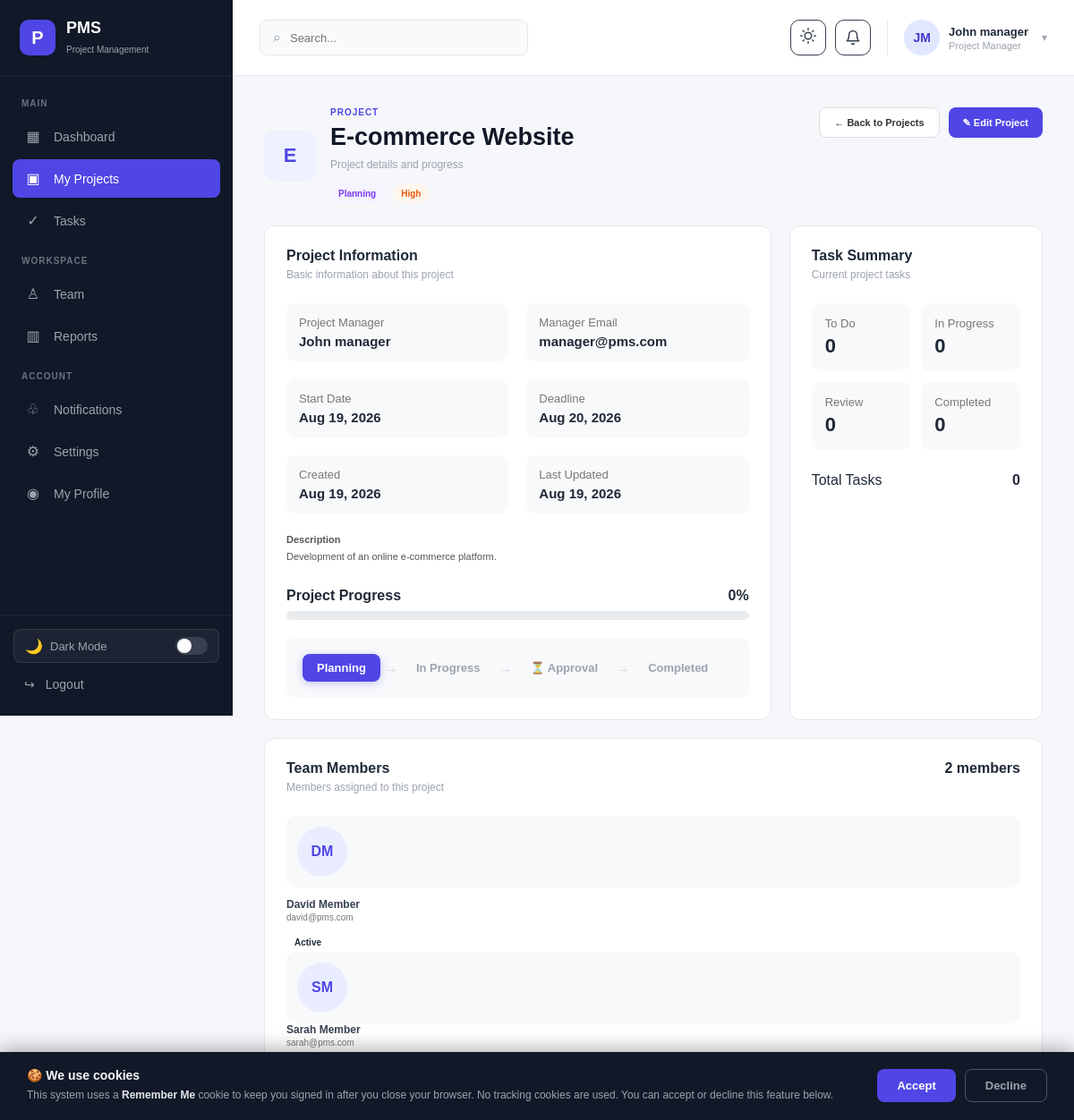
/manager-project-details.php?id=3 (signed in), run on the app's committed database.
### tables this page shows
CREATE TABLE `projects` (
  `id` int NOT NULL AUTO_INCREMENT,
  `name` varchar(150) NOT NULL,
  `description` text,
  `start_date` date NOT NULL,
  `end_date` date DEFAULT NULL,
  `status` enum('planning','in_progress','on_hold','completed','cancelled') NOT NULL DEFAULT 'planning',
  `priority` enum('low','medium','high','urgent') NOT NULL DEFAULT 'medium',
  `manager_id` int NOT NULL,
  `created_by` int NOT NULL,
  `created_at` timestamp NULL DEFAULT CURRENT_TIMESTAMP,
  `updated_at` timestamp NULL DEFAULT CURRENT_TIMESTAMP ON UPDATE CURRENT_TIMESTAMP,
  PRIMARY KEY (`id`),
  KEY `fk_project_manager` (`manager_id`),
  KEY `fk_project_creator` (`created_by`)
);

CREATE TABLE `users` (
  `id` int NOT NULL AUTO_INCREMENT,
  `full_name` varchar(100) NOT NULL,
  `email` varchar(150) NOT NULL,
  `password` varchar(255) NOT NULL,
  `role` enum('admin','project_manager','member') NOT NULL DEFAULT 'member',
  `profile_image` varchar(255) DEFAULT NULL,
  `status` enum('active','inactive') NOT NULL DEFAULT 'active',
  `created_at` timestamp NULL DEFAULT CURRENT_TIMESTAMP,
  `updated_at` timestamp NULL DEFAULT CURRENT_TIMESTAMP ON UPDATE CURRENT_TIMESTAMP,
  `last_seen_at` timestamp NULL DEFAULT NULL,
  PRIMARY KEY (`id`),
  UNIQUE KEY `email` (`email`)
);

CREATE TABLE `project_members` (
  `id` int NOT NULL AUTO_INCREMENT,
  `project_id` int NOT NULL,
  `user_id` int NOT NULL,
  `joined_at` timestamp NULL DEFAULT CURRENT_TIMESTAMP,
  PRIMARY KEY (`id`),
  UNIQUE KEY `unique_project_member` (`project_id`,`user_id`),
  KEY `fk_member_user` (`user_id`)
);

### manager-project-details.php (the view, shortened to what the rows shown need)
<?php
require_once "auth_check.php";
require_once "avatar_helper.php";;
$manager_id = (int) $_SESSION["user_id"];
$project_id = isset($_GET["id"]) ? (int) $_GET["id"] : 0;
$project = null;
$query = "
    SELECT
        p.id,
        p.name,
        p.description,
        p.start_date,
        p.end_date,
        p.status,
        p.priority,
        p.created_at,
        p.updated_at,
        u.full_name AS manager_name,
        u.email AS manager_email
    FROM projects p
    INNER JOIN users u
        ON p.manager_id = u.id
    WHERE p.id = ?
    AND p.manager_id = ?
    LIMIT 1
";
$stmt = mysqli_prepare($conn, $query);
if ($stmt) {
    mysqli_stmt_bind_param(
        $stmt,
        "ii",
        $project_id,
        $manager_id
    );
    mysqli_stmt_execute($stmt);
    $result = mysqli_stmt_get_result($stmt);
    if ($result && mysqli_num_rows($result) === 1) {
        $project = mysqli_fetch_assoc($result);
    }
}
$members = [];
$query = "
    SELECT
        u.id,
        u.full_name,
        u.email,
        u.profile_image,
        u.status,
        pm.joined_at
    FROM project_members pm
    INNER JOIN users u
        ON pm.user_id = u.id
    WHERE pm.project_id = ?
    ORDER BY u.full_name ASC
";
$stmt = mysqli_prepare($conn, $query);
if ($stmt) {
    mysqli_stmt_bind_param(
        $stmt,
        "i",
        $project_id
    );
    mysqli_stmt_execute($stmt);
    $result = mysqli_stmt_get_result($stmt);
    if ($result) {
        while ($row = mysqli_fetch_assoc($result)) {
            $members[] = $row;
        }
    }
}
$project_status = ucfirst(
    str_replace(
        "_",
        " ",
        $project["status"]
    )
);
$project_priority = ucfirst(
    $project["priority"]
);
$manager_name = $_SESSION["full_name"] ?? "Project Manager";
?>
<!DOCTYPE html>
<html lang="en">
<head>
    <link
        rel="stylesheet"
        href="assets/css/style.css"
    >
</head>
<body>
<div class="admin-layout">
    <aside class="sidebar">
        <div class="sidebar-logo">
            <div>
                <h2>
                    PMS
                </h2>
            </div>
        </div>
    </aside>
    <main class="main-content">
                    <?= render_avatar($_SESSION["profile_image"] ?? null, $manager_name, (int)($_SESSION["user_id"])) ?>
        <section class="dashboard-content">
            <div class="project-details-header">
                <div class="project-details-title">
                    <div class="project-details-avatar">
                        <?= htmlspecialchars(
                            strtoupper(
                                substr(
                                    $project["name"],
                                    0,
                                    1
                                )
                            )
                        ) ?>
                    </div>
                    <div>
                        <span class="page-label">
                            PROJECT
                        </span>
                        <h1>
                            <?= htmlspecialchars(
                                $project["name"]
                            ) ?>
                        </h1>
                        <p>
                            Project details and progress
                        </p>
                        <div class="status-priority-row">
                            <span
                                class="status-badge status-<?= htmlspecialchars(
                                    $project["status"]
                                ) ?>"
                            >
                                <?= htmlspecialchars(
                                    $project_status
                                ) ?>
                            </span>
                            <span
                                class="priority-badge priority-<?= htmlspecialchars(
                                    $project["priority"]
                                ) ?>"
                            >
                                <?= htmlspecialchars(
                                    $project_priority
                                ) ?>
                            </span>
                        </div>
                    </div>
                </div>
            </div>
            <div class="details-grid">
                <div class="dashboard-card">
                    <div class="card-header">
                        <div>
                            <h2>
                                Project Information
                            </h2>
                        </div>
                    </div>
                    <div class="project-info-grid">
                        <div class="info-item">
                            <span>
                                Project Manager
                            </span>
                            <strong>
                                <?= htmlspecialchars(
                                    $project["manager_name"]
                                ) ?>
                            </strong>
                        </div>
                        <div class="info-item">
                            <span>
                                Manager Email
                            </span>
                            <strong>
                                <?= htmlspecialchars(
                                    $project["manager_email"]
                                ) ?>
                            </strong>
                        </div>
                        <div class="info-item">
                            <span>
                                Start Date
                            </span>
                            <strong>
                                <?= date(
                                    "M d, Y",
                                    strtotime(
                                        $project["start_date"]
                                    )
                                ) ?>
                            </strong>
                        </div>
                        <div class="info-item">
                            <span>
                                Deadline
                            </span>
                            <strong>
                                <?php if (!empty($project["end_date"])): ?>
                                    <?= date(
                                        "M d, Y",
                                        strtotime(
                                            $project["end_date"]
                                        )
                                    ) ?>
                                <?php else: ?>
                                    No deadline
                                <?php endif; ?>
                            </strong>
                        </div>
                        <div class="info-item">
                            <span>
                                Created
                            </span>
                            <strong>
                                <?= date(
                                    "M d, Y",
                                    strtotime(
                                        $project["created_at"]
                                    )
                                ) ?>
                            </strong>
                        </div>
                        <div class="info-item">
                            <span>
                                Last Updated
                            </span>
                            <strong>
                                <?= date(
                                    "M d, Y",
                                    strtotime(
                                        $project["updated_at"]
                                    )
                                ) ?>
                            </strong>
                        </div>
                    </div>
                    <div class="project-description">
                        <strong>
                            Description
                        </strong>
                        <p>
                            <?= nl2br(
                                htmlspecialchars(
                                    $project["description"]
                                    ?: "No description provided."
                                )
                            ) ?>
                        </p>
                    </div>
                </div>
                <div class="dashboard-card">
                    <div class="card-header">
                        <div>
                            <h2>
                                Task Summary
                            </h2>
                        </div>
                    </div>
                </div>
            </div>
            <div class="dashboard-card">
                <div class="card-header">
                    <div>
                        <h2>
                            Team Members
                        </h2>
                    </div>
                </div>
                <?php if (!empty($members)): ?>
                    <div class="member-list">
                        <?php foreach ($members as $member): ?>
                            <div class="member-item">
                                <?= render_avatar($member["profile_image"] ?? null, $member["full_name"], (int)$member["id"], 'md') ?>
                                </div>
                                <div class="member-details">
                                    <strong>
                                        <?= htmlspecialchars(
                                            $member["full_name"]
                                        ) ?>
                                    </strong>
                                    <small>
                                        <?= htmlspecialchars(
                                            $member["email"]
                                        ) ?>
                                    </small>
                                </div>
                                <span
                                    class="status-badge"
                                >
                                    <?= htmlspecialchars(
                                        ucfirst(
                                            $member["status"]
                                        )
                                    ) ?>
                                </span>
                            </div>
                        <?php endforeach; ?>
                    </div>
                <?php else: ?>
                    <div class="empty-small">
                        No team members have been assigned to this project yet.
                    </div>
                <?php endif; ?>
</body>
</html>

### avatar_helper.php (shortened to what the rows shown need)
<?php
function render_avatar(?string $profile_image, string $name, $user_id = 0, string $size = 'sm'): string
{
    $initials = compute_initials($name ?? '');
    $sizes = [
        'sm' => ['class' => 'profile-avatar',   'css' => 'width:40px;height:40px;font-size:14px;'],
        'md' => ['class' => 'member-avatar',    'css' => 'width:56px;height:56px;font-size:16px;'],
        'lg' => ['class' => 'large-profile-avatar', 'css' => 'width:100px;height:100px;font-size:30px;'],
    ];
    $s = $sizes[$size] ?? $sizes['sm'];
    $escaped_initials = htmlspecialchars($initials, ENT_QUOTES, 'UTF-8');
    return '<div class="' . $s['class'] . '" style="' . $s['css'] . '">'
         . $escaped_initials
         . '</div>';
}
function compute_initials(string $name): string
{
    $parts = explode(' ', trim($name));
    if (count($parts) >= 2) {
        return strtoupper(substr($parts[0], 0, 1) . substr($parts[count($parts) - 1], 0, 1));
    }
    return strtoupper(substr($name, 0, 2));
}

### data on the page
projects: name "E", name "E-commerce Website", status "Planning", priority "High", users.full_name "John manager", users.email "manager@pms.com", start_date "Aug 19, 2026", end_date "Aug 20, 2026", created_at "Aug 19, 2026", updated_at "Aug 19, 2026", description "Development of an online e-commerce platform."
project_members: user.full_name "DM", user.full_name "David Member", user.email "david@pms.com", user.status "Active"
project_members: user.full_name "SM", user.full_name "Sarah Member", user.email "sarah@pms.com"

### other printed values
$escaped_initials "JM"
$manager_name "John manager"
$progress "0"
$label "Planning"
$label "In Progress"
$label "⏳ Approval"
$label "Completed"
$todo_tasks "0"
$in_progress_tasks "0"
$review_tasks "0"
$completed_tasks "0"
$total_tasks "0"
count($members) "2"
